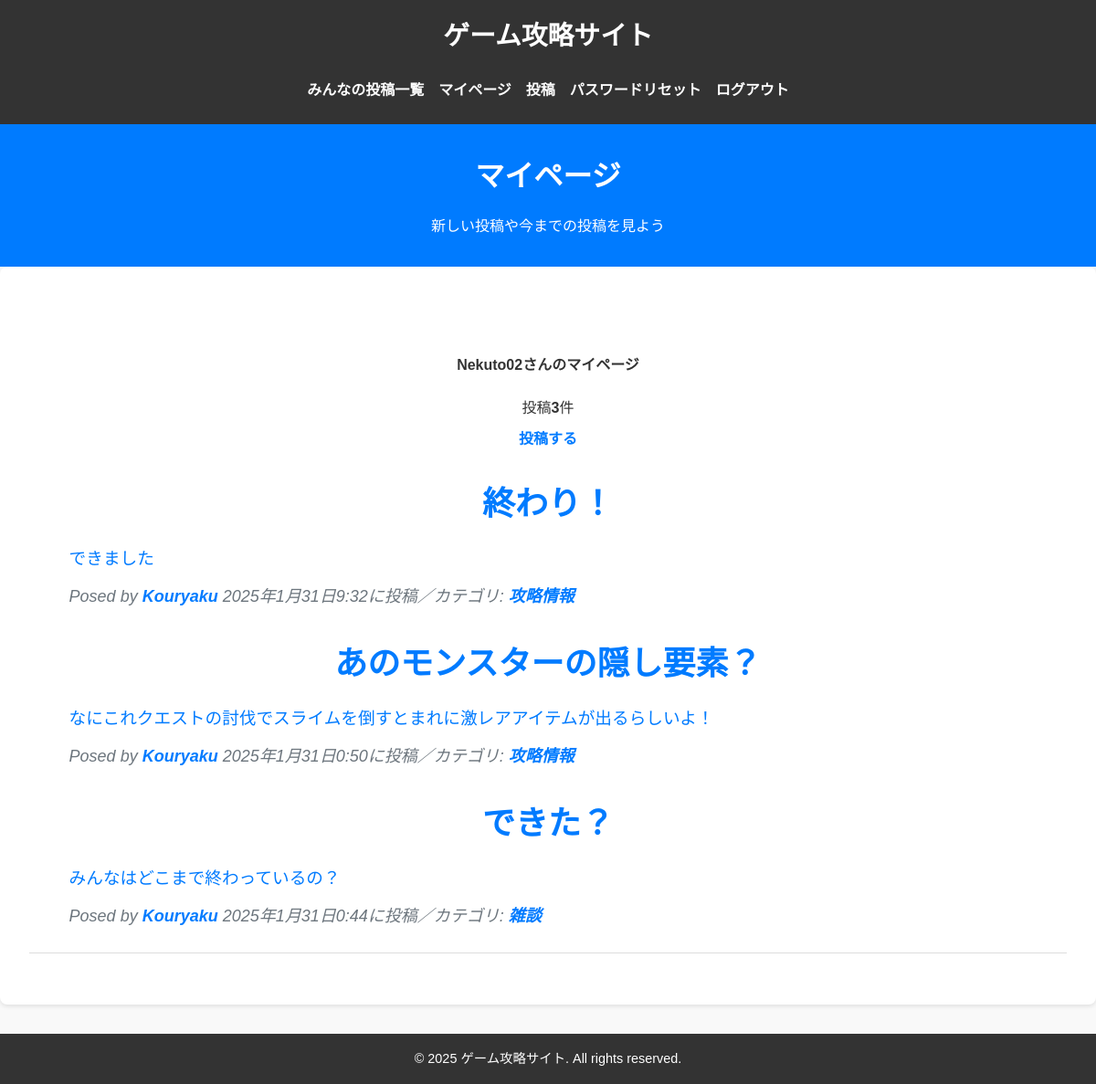
Screenshot of /mypage/ (signed in) with the database file from the repository.
### accounts/models.py (models this page shows)
class CustomUser(AbstractUser):
    pass

### kouryakuapp/models.py (models this page shows, shortened)
class KouryakuPost(models.Model):
    title = models.CharField(
        verbose_name='タイトル',
        max_length=200
        )
    content = models.TextField(
        verbose_name='本文'
        )
    user = models.ForeignKey(
        CustomUser,
        on_delete=models.PROTECT,
        related_name='voice_user'
        )
    posted_at = models.DateTimeField(
        verbose_name = '投稿日時',
        auto_now_add=True
        )
    category = models.ForeignKey(
        Category,
        verbose_name='カテゴリ',
        on_delete=models.PROTECT
        )
    like_num = models.IntegerField(
        default=0
        )
    class Meta:
        ordering = ['-posted_at']

class Category(models.Model):
    title = models.CharField(
        verbose_name='カテゴリ',
        max_length=20
    )

### kouryakuapp/views.py (the view)
# urls.py: path('mypage/', views.MypageView.as_view(), name = 'mypage'),
class MypageView(ListView):
    template_name ='mypage.html'
    def get_queryset(self):
        queryset = KouryakuPost.objects.filter(user=self.request.user).order_by('-posted_at')
        return queryset

### kouryakuapp/templates/mypage.html (shortened to what this page needs)
{% extends 'base.html' %}
{% block header %}
<div class="container">
    <h1>ゲーム攻略サイト</h1>
    <nav>
        <ul>
            <li><a href="{% url 'kouryakuapp:index' %}">みんなの投稿一覧</a></li>
            {% if user.is_authenticated %}
            <li><a href="{% url 'kouryakuapp:mypage' %}">マイページ</a></li>
            <li><a href="{% url 'kouryakuapp:post' %}">投稿</a></li>
            <li><a href="{% url 'password_reset' %}">パスワードリセット</a></li>
            <li><a href="{% url 'accounts:logout' %}">ログアウト</a></li>
            {% else %}
            <li><a href="{% url 'accounts:signup' %}">サインアップ</a></li>
            <li><a href="{% url 'accounts:login' %}">ログイン</a></li>
            {% endif %}
        </ul>
    </nav>
</div>
{% endblock %}
{% block upper %}
<section id="home" class="hero">
    <h2><main>マイページ</main></h2>
    <p>新しい投稿や今までの投稿を見よう</p>
</section>
{% endblock %}
{% block contents %}
{% if user.is_authenticated %}
<br>
<div style="text-align:center">
    <h4>{{user.username}}さんのマイページ</h4>
    {% if object_list.count == 0 %}
    <p>{{user.username}}さんの投稿はありません</p>
    {% else %}
    <p>投稿<strong>{{object_list.count}}</strong>件</p>
    {% endif %}
    <a href="{% url 'kouryakuapp:post' %}">投稿する</a>
</div>
{% endif %}
{% include "kouryakus.html" %}
{% endblock %}

### kouryakuapp/templates/kouryakus.html
<div class="container px-4 px-lg-5">
    <div class="row gx-4 gx-lg-5 justify-content-center">
        <div class="col-md-10 col-lg-8 col-xl-7">
            {% for record in object_list %}
            <div class="post-preview">
                <a href="{% url 'kouryakuapp:detail' record.id %}">
                    <h2 class="post-title">
                        {{record.title}}
                    </h2>
                    <h3 class="post-subtitle">
                        <span style="font-size : 14pt">
                            {{record.content|truncatechars:50}}
                        </span>
                    </h3>
                </a>
                <p class="post-meta">
                    Posed by
                    <a href="{% url 'kouryakuapp:index' %}">Kouryaku</a>
                    {{record.posted_at}}に投稿／カテゴリ:
                    <a href="{% url 'kouryakuapp:kouryakus_cat' category=record.category.id %}">{{record.category.title}}</a>
                </p>
            </div>
            {% empty %}
            <p>投稿がありません</p>
            <hr class="my-4" />
            {% endfor %}
        </div>
    </div>
</div>

### static/css/styles.css (style rules this page uses)
body, h1, h2, h3, p, ul, li, a, form, input, textarea, button { margin: 0; padding: 0; box-sizing: border-box; }
body { font-family: 'Arial', sans-serif; line-height: 1.6; color: #333; background-color: #f9f9f9; }
.container { width: 90%; max-width: 1200px; margin: 0 auto; }
header h1 { text-align: center; font-size: 2em; }
nav ul { display: flex; justify-content: center; list-style: none; margin-top: 1em; }
nav ul li { margin: 0 1em; }
nav ul li a { color: #fff; text-decoration: none; font-weight: bold; }
.hero { text-align: center; padding: 2em 0; background: #007BFF; color: #fff; }
.hero h2 { font-size: 2.5em; margin-bottom: 0.5em; }
.hero p { font-size: 1.2em; }
.content h2 { margin-bottom: 1em; text-align: center; }
.guide h3 { font-size: 1.5em; margin-bottom: 0.5em; }
.guide p { margin-bottom: 0.5em; }
.guide a { color: #007BFF; text-decoration: none; font-weight: bold; }
.post-preview > a { color: #212529; }
.post-preview > a > .post-title { font-size: 1.875rem; margin-top: 1.875rem; margin-bottom: 0.625rem; }
.post-preview > a > .post-subtitle { font-weight: 300; margin-bottom: 0.625rem; }
.post-preview > .post-meta { font-size: 1.125rem; font-style: italic; margin-top: 0; color: #6c757d; }
.post-preview > .post-meta > a { text-decoration: none; }
@media (min-width: 992px) { .post-preview > a > .post-title { font-size: 2.25rem; } }
.justify-content-center { justify-content: center !important; }
.container { width: 95%; max-width: 1200px; margin: 0 auto; padding: 0 1rem; }
header h1 { font-size: 1.8rem; }
nav ul { display: flex; justify-content: center; list-style: none; flex-wrap: wrap; padding: 0; }
nav ul li { margin: 0.5em; }
nav ul li a { color: #fff; text-decoration: none; font-weight: bold; font-size: 1rem; }
.hero { text-align: center; padding: 2em 1em; background: #007BFF; color: #fff; }
.hero h2 { font-size: 2rem; margin-bottom: 0.5em; }
.hero p { font-size: 1rem; }
.guide h3 { font-size: 1.5rem; margin-bottom: 0.5em; }
.guide p { font-size: 1rem; margin-bottom: 0.5em; }

### rows the page displays
CustomUser: username "Nekuto02"
KouryakuPost: title "終わり！", content "できました", posted_at "2025年1月31日9:32", category "攻略情報"
KouryakuPost: title "あのモンスターの隠し要素？", content "なにこれクエストの討伐でスライムを倒すとまれに激レアアイテムが出るらしいよ！", posted_at "2025年1月31日0:50", category "攻略情報"
KouryakuPost: title "できた？", content "みんなはどこまで終わっているの？", posted_at "2025年1月31日0:44", category "雑談"

### other values shown
{{ object_list.count }} "3"
